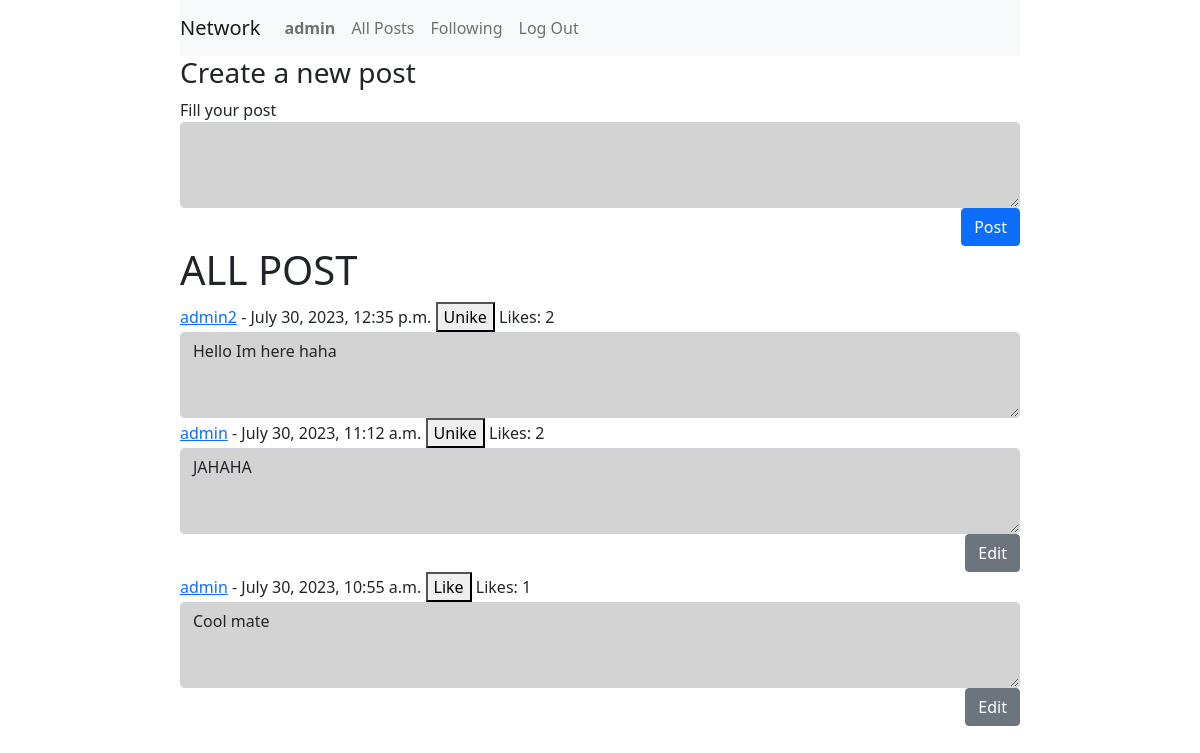
/ (signed in), run on the app's committed database.
### network/models.py (models this page shows, shortened)
class User(AbstractUser):
    pass

class Post(models.Model):
    content = models.TextField(max_length=600)
    author = models.ForeignKey(User, on_delete=models.CASCADE)
    timestamp = models.DateTimeField(auto_now_add=True)
    likes = models.IntegerField(default=0)

### network/views.py (the view)
# urls.py: path("", views.index, name="index"),
def index(request):
    all_posts = Post.objects.all().order_by("-timestamp")
    paginator = Paginator(all_posts, 10)
    page_number = request.GET.get('p')
    posts = paginator.get_page(page_number)
    likes = Like.objects.all()
    liked = []
    for like in likes:
        if like.user.id == request.user.id:
            liked.append(like.post.id)
    like = []
    for post in posts:
        like_on_post = Like.objects.filter(post=post).count()
        post.likes = like_on_post
        post.save()
    return render(request, "network/index.html",{
        "posts": posts,
        "liked": liked
    })

### network/templates/network/index.html (shortened to what this page needs)
{% extends "network/layout.html" %} {% block body %}
 {%if user.is_authenticated%}
<h3>Create a new post</h3>
<form action="{% url 'add-post' %}" method="POST">
  <div class="form-group">
    <label for="post-content">Fill your post</label>
    <textarea
      name="post-content"
      style="background-color: lightgray"
      class="form-control"
      id="post-content"
      rows="3"
    ></textarea>
  </div>
  <div class="d-flex justify-content-end">
    <button class="btn btn-primary">Post</button>
  </div>
</form>
{% endif %}
<h1>ALL POST</h1>
<div>
  {% for post in posts %}
  <div>
    <label for="post-content"> <a href="{% url 'profile' post.author.id %}">{{post.author}}</a> - {{post.timestamp}}</label>
    {%if user.is_authenticated%}
      {% if post.id in liked %}
        <button id="{{post.id}}" onclick="LikeBtnClicked({{post.id}})">Unike</button>
      {% else %}
        <button id="{{post.id}}" onclick="LikeBtnClicked({{post.id}})">Like</button>
      {% endif %}
    {%endif%}
    <span id="numbers_of_like_{{post.id}}">Likes: {{post.likes}}</span>
    <textarea
      name="post-content"
      style="background-color: lightgray"
      class="form-control"
      id="post-content-{{post.id}}"
      rows="3"
      readonly>{{post.content}}</textarea>
    {% if user.is_authenticated and user == post.author%}
    <div class="d-flex justify-content-end">
        <button class="btn btn-secondary" data-toggle="modal" data-target="#edit_{{post.id}}">Edit</button>
    </div>
    {% endif %}
  </div>
</div>
{% endfor %}
<nav
  aria-label="Page navigation example"
  class="d-flex justify-content-center mt-2"
>
</nav>
{% endblock %}

### network/templates/network/layout.html (shortened to what this page needs)
{% load static %}
<!DOCTYPE html>
<html lang="en">
  <head>
    <link
      href="https://cdn.jsdelivr.net/npm/bootstrap@5.0.0/dist/css/bootstrap.min.css"
      rel="stylesheet"
    />
    <link href="{% static 'network/styles.css' %}" rel="stylesheet" />
  </head>
  <body style="padding-left: 15%; padding-right: 15%">
    <nav class="navbar navbar-expand-lg navbar-light bg-light">
      <a class="navbar-brand" href="{% url 'index' %}">Network</a>
      <div>
        <ul class="navbar-nav mr-auto">
          {% if user.is_authenticated %}
          <li class="nav-item">
            <a class="nav-link" href="{% url 'profile' user.id %}"
              ><strong>{{ user.username }}</strong></a
            >
          </li>
          {% endif %}
          <li class="nav-item">
            <a class="nav-link" href="{% url 'index' %}">All Posts</a>
          </li>
          {% if user.is_authenticated %}
          <li class="nav-item">
            <a class="nav-link" href="{% url 'following' %}">Following</a>
          </li>
          <li class="nav-item">
            <a class="nav-link" href="{% url 'logout' %}">Log Out</a>
          </li>
          {% endif %}
        </ul>
      </div>
    </nav>
    <div class="body">{% block body %} {% endblock %}</div>
  </body>
</html>

### data on the page
User: username "admin"
Post: author "admin2", timestamp "July 30, 2023, 12:35 p.m.", likes "2", post-content "Hello Im here haha"
Post: author "admin", timestamp "July 30, 2023, 11:12 a.m.", likes "2", post-content "JAHAHA"
Post: author "admin", timestamp "July 30, 2023, 10:55 a.m.", likes "1", post-content "Cool mate"
